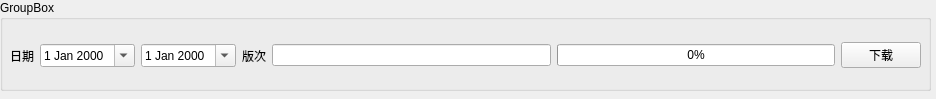
<?xml version="1.0" encoding="UTF-8"?>
<ui version="4.0">
 <class>Frame</class>
 <widget class="QFrame" name="Frame">
  <property name="geometry">
   <rect>
    <x>0</x>
    <y>0</y>
    <width>936</width>
    <height>99</height>
   </rect>
  </property>
  <property name="windowTitle">
   <string>Frame</string>
  </property>
  <property name="frameShape">
   <enum>QFrame::NoFrame</enum>
  </property>
  <property name="frameShadow">
   <enum>QFrame::Plain</enum>
  </property>
  <widget class="QGroupBox" name="groupBox">
   <property name="geometry">
    <rect>
     <x>0</x>
     <y>0</y>
     <width>931</width>
     <height>91</height>
    </rect>
   </property>
   <property name="title">
    <string>GroupBox</string>
   </property>
   <widget class="QWidget" name="">
    <property name="geometry">
     <rect>
      <x>10</x>
      <y>30</y>
      <width>911</width>
      <height>51</height>
     </rect>
    </property>
    <layout class="QHBoxLayout" name="horizontalLayout">
     <item>
      <widget class="QLabel" name="PaperNamelabel">
       <property name="text">
        <string>日期</string>
       </property>
      </widget>
     </item>
     <item>
      <widget class="QDateEdit" name="SdateEdit">
       <property name="calendarPopup">
        <bool>true</bool>
       </property>
      </widget>
     </item>
     <item>
      <widget class="QDateEdit" name="EdateEdit">
       <property name="calendarPopup">
        <bool>true</bool>
       </property>
      </widget>
     </item>
     <item>
      <widget class="QLabel" name="label">
       <property name="text">
        <string>版次</string>
       </property>
      </widget>
     </item>
     <item>
      <widget class="QLineEdit" name="BanlineEdit"/>
     </item>
     <item>
      <widget class="QProgressBar" name="progressBar">
       <property name="value">
        <number>0</number>
       </property>
      </widget>
     </item>
     <item>
      <widget class="QPushButton" name="pushButton">
       <property name="text">
        <string>下载</string>
       </property>
      </widget>
     </item>
    </layout>
   </widget>
  </widget>
  <zorder>groupBox</zorder>
  <zorder>horizontalLayoutWidget</zorder>
 </widget>
 <resources/>
 <connections/>
</ui>
